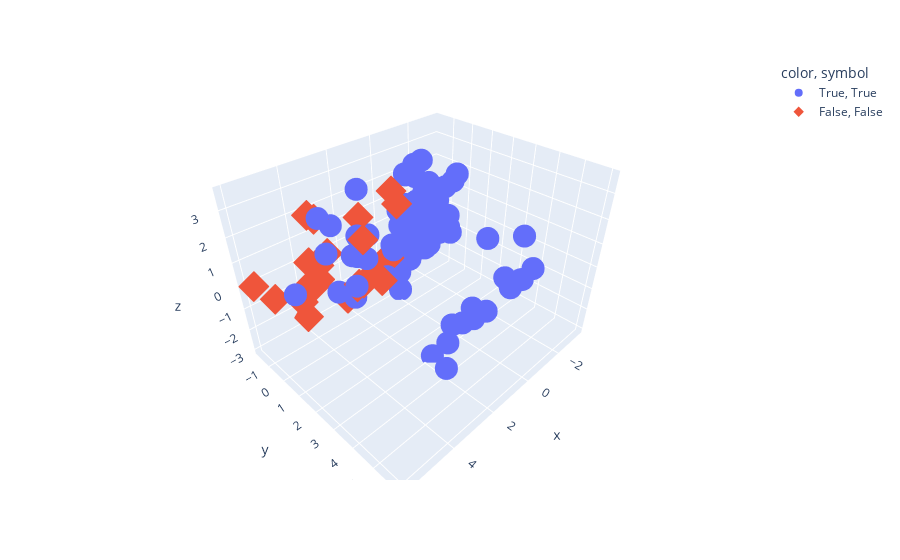

Notebook source saved alongside this figure:
### Code cell
from sklearn.decomposition import PCA
pca = PCA(n_components=3)
pca.fit(scaledX)
pca_3d = pca.transform(scaledX)

px.scatter_3d(x=pca_3d[:,0], y=pca_3d[:,1], z=pca_3d[:,2],color=y,symbol=y,)
